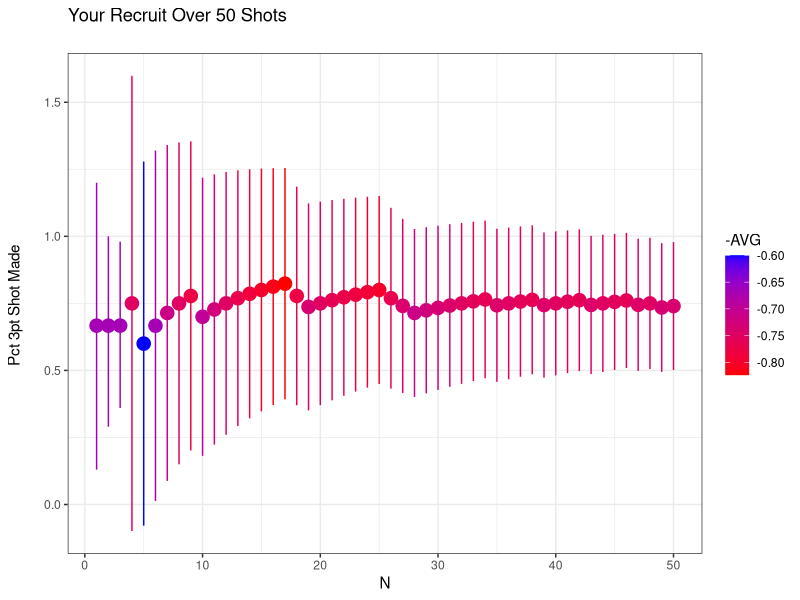

R code for this plot:
# Description : Predicting events using simulations
# Wesbite : http://is-r.tumblr.com/post/35266021903/five-thirty-hate

doInstall <- TRUE
toInstall <- c("ggplot2")
if(doInstall){install.packages(toInstall, repos = "http://cran.us.r-project.org")}
lapply(toInstall, library, character.only = TRUE)

# Coin and Die tosses
Coin <- c()
Die <- c()

for (i in 1:1000) {
  Coin[i] <- sample(c("Heads", "Tails"), 1)
  Die[i] <- sample(c(1,2,3,4,5,6), 1)
}
table(Coin, Die)

# NBA Playoffs data
Tiger <- c()
LeBron <- c()
for (i in 1:1000) {
  LeBron[i] <- sample(c( rep("Makes FT", 77), rep("Misses FT", 23)), 1)
  Tiger[i] <- sample(c( rep("Fairway", 49), rep("Not FW", 51)), 1)
}
table(LeBron, Tiger)

# Some more

N <- 1:3
SE <- c(.272, .19, .16)
HI <- c(1.2, 1.0, .98)
LO <- c( .13, .29, .36)
AVG <- c(.667, .667, .667)
Shots <- c(1,0,1)
for (i in 4:50) {
  Shots[i] <- sample(c(1,0,1), 1)
  N[i] <- i
  SE[i] <- sqrt(mean(Shots)/N[i])
  HI[i] <- mean(Shots) + 1.96 * SE[i]
  LO[i] <- mean(Shots) - 1.96 * SE[i]
  AVG[i] <- mean(Shots)
}
qplot(N, AVG, ymin=LO, ymax=HI, geom="pointrange", colour=-AVG, size=I(.9)) +theme_bw() + scale_colour_gradientn(colours=c("red", "blue")
) + geom_hline(y=.43) +labs(title = "Your Recruit Over 50 Shots \n") + ylab("Pct 3pt Shot Made \n")

# Elections data
Ohio <- c()
California <- c()
Alabama <- c()
for ( i in 1:1000) {
  Ohio[i] <- sample (c("Obama", "Romney"), 1)
  California[i] <- sample(c(rep("Obama", 9), "Romney"))
  Alabama[i] <- sample( c(rep("Obama", 1), rep("Romney", 9)), 1)
}
ftable(Ohio, California, Alabama)
